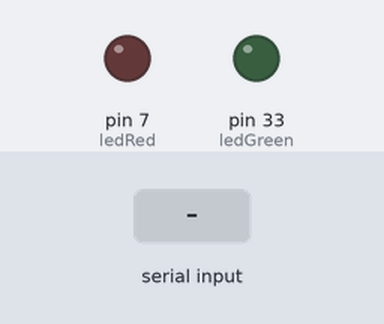
This program was run on a simulated Raspberry Pi (header pin numbers). Shown: output pins drawn as LEDs (lit = HIGH). The inputs (shaded band) are chosen by the test bench. Random numbers come from a fixed seed; what the program prints to the terminal is not drawn.

Above: at 1.2 s.
1.3 s: "yes" typed at the terminal, then Enter
2.9 s: "y" typed at the terminal, then Enter
4.4 s: "red" typed at the terminal, then Enter
Timing chart, 0 to 7.4 s (numbered marks = the images above; inputs shaded):
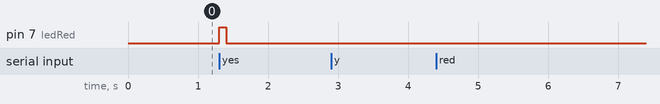

The program:

LED_GAME.py
```python
#STEFANO DANISI
#WHICH COLOUR LED TURNED ON

#Change GPIO PIN NUMBERs to match your pin numbers

import RPi.GPIO as GPIO
import time
import random

ledRed = 7
ledGreen = 33
scoreRight = 0
scoreWrong = 0

#GPIO SETUP
GPIO.setwarnings(False)
GPIO.setmode(GPIO.BOARD)

GPIO.setup(ledRed, GPIO.OUT) #Game LED 1
GPIO.setup(ledGreen, GPIO.OUT) #Game LED 2


while True:
    userInput = input ("\nReady to play(Y/N)? ")
    if userInput.lower() == 'yes'  or userInput.lower() == 'y':
        ranLed = random.randint(1,2)
        if ranLed == 1:
            GPIO.output(ledRed, True)
            time.sleep(.10)
            GPIO.output(ledRed, False)
            x = input ("\nWhich LED was on (RED or GREEN)?: ")
            if x.lower() == 'red' or x.lower() == 'r':
                print ("\nCorrect!!")
                scoreRight += 1
            else:
                print ("\nIncorrect!!")
                scoreWrong += 1
        else:
            GPIO.output(ledGreen, True)
            time.sleep(.10)
            GPIO.output(ledGreen, False)
            x = input ("\nWhich LED was on (RED or GREEN)?: ")
            if x.lower() == 'green' or x.lower() == 'g':
                print ("\nCorrect!!")
                scoreRight += 1
            else:
                print ("\nIncorrect!!")
                scoreWrong += 1
    elif userInput.lower() == 'no' or userInput.lower() == 'n':
        print ("\nCorrect answers:", scoreRight)
        print ("\nIncorrect answers:", scoreWrong)
        print ("\nShutting Game Down")
        break
    else:
        print ("\nInvalid Input!!")
        pass

scoreRight = 0
scoreWrong = 0
GPIO.cleanup()
```

Measured:
- after the input at 1.3 s, pin 7 (ledRed): LOW → HIGH at once, → LOW 0.10 s later
- after the input at 2.9 s, every drawn part: stays the same
- after the input at 4.4 s, every drawn part: stays the same
